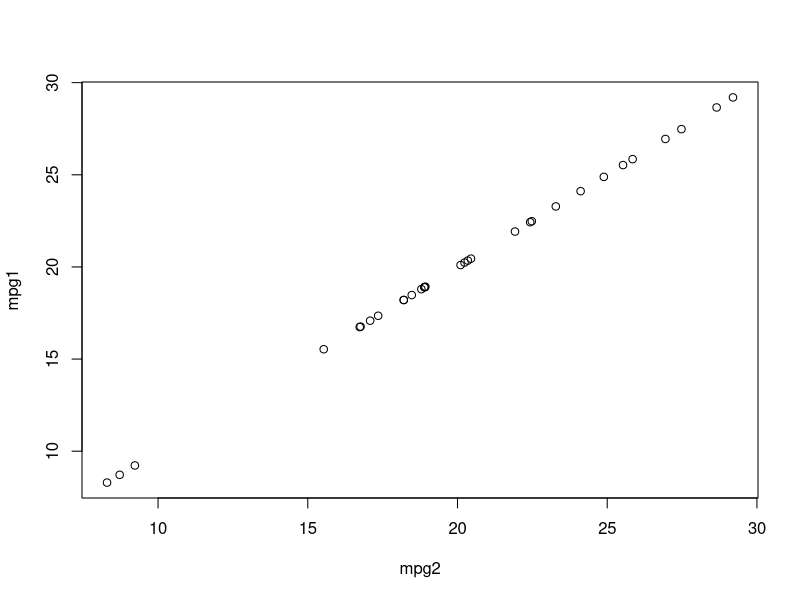

Source code (R):
## ---- chunk 1
transf <- matrix(runif(4), ncol=2) # arbitrary linear transformation

m1 <- lm(mpg ~ wt, data=mtcars)
mpg1 <- predict(m1)

m2 <- lm(mpg ~ 0 + model.matrix(m1) %*% transf, data=mtcars)
mpg2 <- predict(m2)

plot(mpg1 ~ mpg2)

norm(as.matrix(mpg1-mpg2), "F")
## ---- chunk 2
cbind(coef(m1), coef(m2))
transf %*% coef(m2)
solve(transf) %*% coef(m1)
## ---- chunk 3
wtcenter <- matrix(c(1,0,-mean(mtcars$wt),1), ncol=2)

centered <- model.matrix(m1) %*% wtcenter
colMeans(centered)  # should be 1 and 0
## ---- chunk 4
C <- solve(wtcenter)
C %*% coef(m1)
## ---- chunk 5
coef(lm(mpg~0+centered, data=mtcars))
## ---- chunk 6
wt2kg <- matrix(c(1,0,0,453.592), ncol=2)

scaled <- model.matrix(m1) %*% wt2kg
colMeans(scaled)  # should be 1 and 1459.3
## ---- chunk 7
C <- solve(wt2kg)
C %*% coef(m1)
## ---- chunk 8
coef(lm(mpg~0+scaled, data=mtcars))
